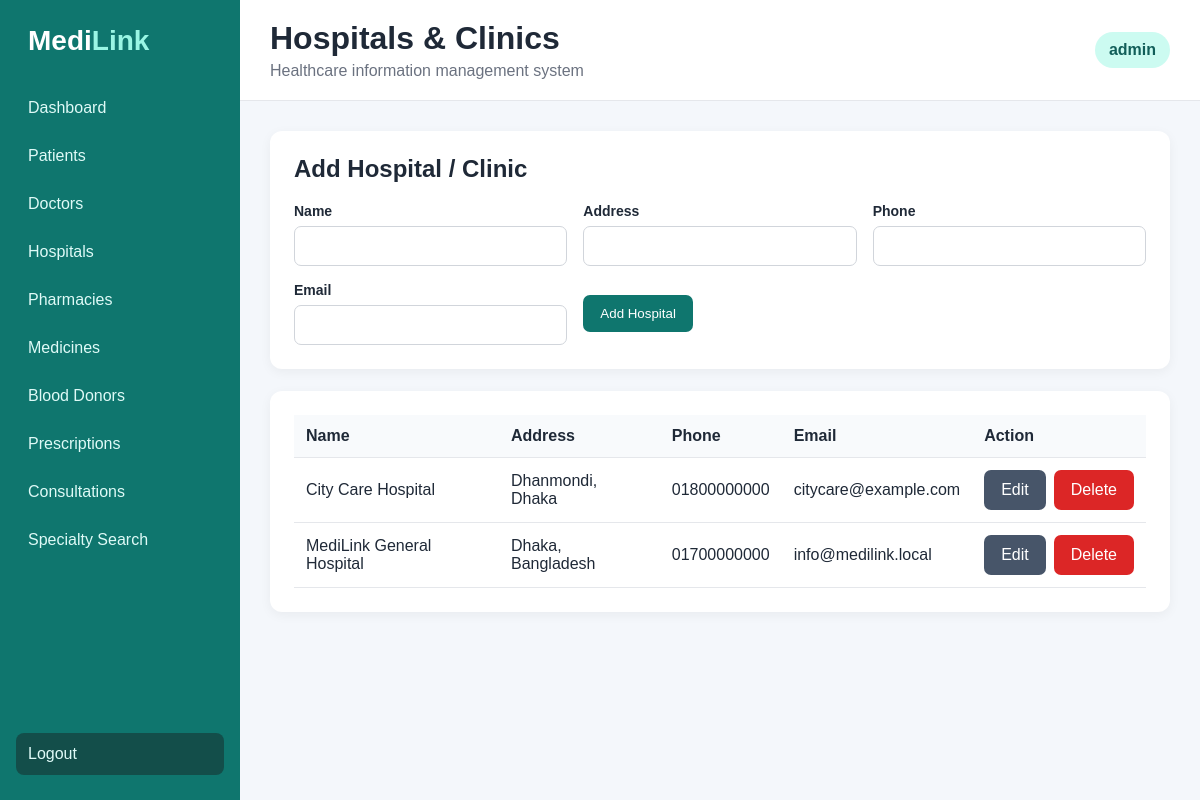
Screenshot of /hospitals.php (signed in) with the database file from the repository.
### tables this page shows
CREATE TABLE hospitals (
 id INT AUTO_INCREMENT PRIMARY KEY,
 name VARCHAR(120) NOT NULL,
 address VARCHAR(255) NOT NULL,
 phone VARCHAR(30),
 email VARCHAR(120)
);

### hospitals.php (the view, shortened to what this page needs)
<?php
require_once 'config/db.php';
$editing = null;
$rows = $pdo->query("SELECT * FROM hospitals ORDER BY name")->fetchAll();
include 'includes/header.php';
?>
<div class="panel">
    <h2><?= $editing ? 'Edit Hospital / Clinic' : 'Add Hospital / Clinic' ?></h2>
    <form method="post" class="grid">
        <div class="field">
            <label>Name</label>
            <input name="name" required value="<?= htmlspecialchars($editing['name'] ?? '') ?>">
        </div>
        <div class="field">
            <label>Address</label>
            <input name="address" required value="<?= htmlspecialchars($editing['address'] ?? '') ?>">
        </div>
        <div class="field">
            <label>Phone</label>
            <input name="phone" value="<?= htmlspecialchars($editing['phone'] ?? '') ?>">
        </div>
        <div class="field">
            <label>Email</label>
            <input name="email" value="<?= htmlspecialchars($editing['email'] ?? '') ?>">
        </div>
        <div class="actions">
            <button class="btn" name="save"><?= $editing ? 'Update Hospital' : 'Add Hospital' ?></button>
        </div>
    </form>
</div>
<div class="panel table-wrap">
    <table>
        <tr>
            <th>Name</th>
            <th>Address</th>
            <th>Phone</th>
            <th>Email</th>
            <th>Action</th>
        </tr>
        <?php foreach ($rows as $r): ?>
            <tr>
                <td><?= htmlspecialchars($r['name']) ?></td>
                <td><?= htmlspecialchars($r['address']) ?></td>
                <td><?= htmlspecialchars($r['phone']) ?></td>
                <td><?= htmlspecialchars($r['email']) ?></td>
                <td class="actions">
                    <a class="btn secondary" href="?edit=<?= $r['id'] ?>">Edit</a>
                    <a class="btn danger" href="?delete=<?= $r['id'] ?>"
                       onclick="return confirm('Delete this hospital?')">Delete</a>
                </td>
            </tr>
        <?php endforeach; ?>
    </table>
</div>
<?php include 'includes/footer.php'; ?>

### assets/style.css (style rules this page uses)
* { box-sizing:border-box }
body { margin:0;font-family:Arial,Helvetica,sans-serif;background:#f4f7fb;color:#1f2937 }
.panel { background:white;padding:24px;border-radius:12px;box-shadow:0 3px 12px rgba(0,0,0,.05);margin-bottom:22px }
.panel h2 { margin-top:0 }
.grid { display:grid;grid-template-columns:repeat(auto-fit,minmax(220px,1fr));gap:16px }
.field { display:flex;flex-direction:column;gap:7px }
.field label { font-weight:bold;font-size:14px }
.field input,.field select,.field textarea { padding:11px;border:1px solid #d1d5db;border-radius:7px;font-size:14px }
.btn { display:inline-block;border:0;background:#0f766e;color:white;padding:11px 17px;border-radius:7px;text-decoration:none;cursor:pointer }
.btn.secondary { background:#475569 }
.btn.danger { background:#dc2626 }
.actions { display:flex;gap:8px;align-items:center }
.table-wrap { overflow-x:auto }
table { width:100%;border-collapse:collapse }
th,td { padding:12px;border-bottom:1px solid #e5e7eb;text-align:left }
th { background:#f8fafc }

### rows the page displays
hospitals: name "City Care Hospital", address "Dhanmondi, Dhaka", phone "01800000000", email "citycare@example.com"
hospitals: name "MediLink General Hospital", address "Dhaka, Bangladesh", phone "01700000000", email "info@medilink.local"

### other values shown
$page_title "Hospitals & Clinics"
$_SESSION['username'] "admin"
